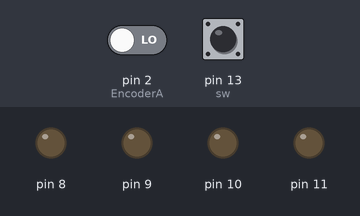
The sketch below on a simulated Arduino Uno, built with avr-gcc and run on an emulated ATmega328P. Parts: output pins drawn as LEDs (lit = HIGH). The inputs (shaded band) are chosen by the test bench; at power-on: pin 13 (sw) HIGH, pin 2 (EncoderA) LOW. What the sketch prints to the serial monitor is not drawn.

Above: at 1.2 s.
1.3 s: pin 13 (sw) pulled LOW for 0.15 s
At 2.8 s:
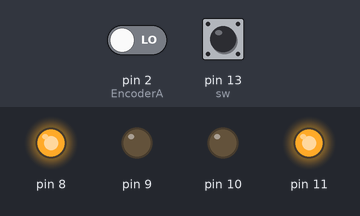
Timing chart, 0 to 4.3 s (numbered marks = the images above; inputs shaded):
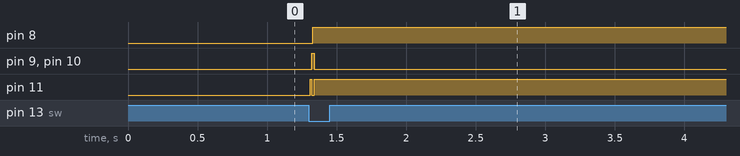

The sketch:

encoder.ino
```cpp
#define EncoderA 2
#define EncoderB 3
#define sw 13
int Pos = 0;
bool S1;
bool lastS1 = 1;

void readSw()
{
    S1 = digitalRead(sw);
}
int steps[4][4] = {{1,1,0,0},
                   {0,1,1,0},
                   {0,0,1,1},
                   {1,0,0,1}};


void runInStep (int _step){
  for(int c = 0; c <= _step;c++){
    for (int i = 0; i < 4;i++){
        digitalWrite(8, steps[i][0]);
        digitalWrite(9, steps[i][1]);
        digitalWrite(10, steps[i][2]);
        digitalWrite(11, steps[i][3]);
        delay(10);
    }
  }

}

void runInBackStep (int _step){
  for(int c = 0; c <= _step;c++){
    for (int i = 0; i < 4;i++){
        digitalWrite(8, steps[i][3]);
        digitalWrite(9, steps[i][2]);
        digitalWrite(10, steps[i][1]);
        digitalWrite(11, steps[i][0]);
        delay(10);
    }
  }

}

void setup()
{
    Serial.begin(9600);
    pinMode(sw, INPUT_PULLUP);
    pinMode(EncoderA, INPUT);
    pinMode(EncoderA, INPUT);
    attachInterrupt(0, EncoderEvent1, FALLING); //D2
    attachInterrupt(0, EncoderEvent2, FALLING); //D3
    for (int i = 8; i <= 11; i++)
    {
        pinMode(i, OUTPUT);
    }
}

void EncoderEvent1()
{
    if (digitalRead(EncoderA) == HIGH)
    {
        if (digitalRead(EncoderB) == LOW)
        {
            Pos = Pos + 1;
        }
        else
        {
            Pos = Pos - 1;
        }
    }
    else
    {
        if (digitalRead(EncoderB) == HIGH)
        {
            Pos = Pos + 1;
        }
        else
        {
            Pos = Pos - 1;
        }
    }
}

void EncoderEvent2()
{
    if (digitalRead(EncoderB) == HIGH)
    {
        if (digitalRead(EncoderA) == HIGH)
        {
            Pos = Pos + 1;
        }
        else
        {
            Pos = Pos - 1;
        }
    }
    else
    {
        if (digitalRead(EncoderA) == LOW)
        {
            Pos = Pos + 1;
        }
        else
        {
            Pos = Pos - 1;
        }
    }
}

void loop()
{
    readSw();
    if (S1 != lastS1)
    {
        delay(2);
        readSw();
        if (S1 == 0)
        {
            Serial.println('Gack');
            if(Pos > 0){
                runInStep(calcGack(Pos));
                Pos = 0;
            }else{
                runInBackStep(calcGack(abs(Pos)));
                Pos = 0;
            }
        }
        lastS1 = S1;
    }
    Serial.println(Pos);
}

int calcGack(float input) {
    float harn = input/20;
    return harn * 512;
}
```

Measured:
- after the input at 1.3 s, pin 8: LOW → HIGH at once; pin 9, pin 10: LOW → HIGH at once, → LOW 0.02 s later; pin 11: LOW → HIGH at once, → LOW 0.01 s later, → HIGH 0.02 s later
